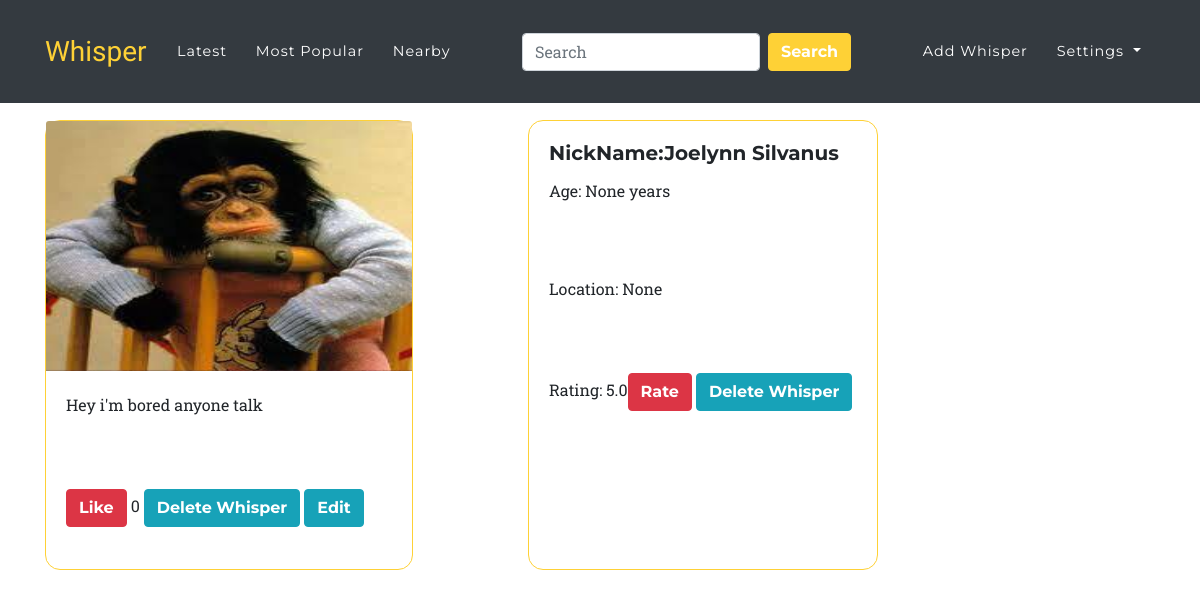
Page /story/1/ (signed in) on the committed database.
### posts/models.py (models this page shows, shortened)
class WhisperBase(models.Model):
    creator=models.ForeignKey(Profile, on_delete=models.CASCADE, related_name= '%(model_name)s')
    text=models.TextField(max_length=100)
    image=models.ImageField(blank=True, null=True, upload_to='whisper_images/', default=generate_random_pic) #found in accounts.names.py
    likes=models.PositiveSmallIntegerField(default=0)
    categories=models.ManyToManyField(Category, null=True, blank=True)
    comments=models.PositiveSmallIntegerField(default=0)
    time_stamp=models.DateTimeField(auto_now_add=True)
    is_liked=models.BooleanField(default=False)
    class Meta:
        abstract=True

class Whisper(WhisperBase):
    class Meta:
        abstract=False
        get_latest_by='-time_stamp'

### accounts/models.py (models this page shows)
class Profile(models.Model):
    Ages=(
        (1, '14-16'),
        (2, '17-19'),
        (3, '20-24'),
        (4, '25-30'),
        (5, '31-40'),
        (6, '+40')
    )
    owner=models.OneToOneField(User, on_delete=models.CASCADE, unique=True)
    nickname=models.CharField(max_length=80, default=generate_nickname) #found in accounts.names.py
    age=models.IntegerField(choices=Ages, null=True, blank=True)
    rating=models.FloatField(default=5.0)
    number_of_ratings=models.PositiveSmallIntegerField(default=0)
    location=models.GenericIPAddressField(null=True, blank=True)
    def __str__(self):
        return self.nickname

### posts/views.py (the view)
# urls.py: path('story/<int:pk>/', WhisperDetail.as_view(), name='whisper-detail'),
class WhisperDetail(DetailView):
    model = Whisper
    template_name = 'whisper_detail.html'
    context_object_name = 'whisper'

### posts/templates/whisper_detail.html (shortened to what this page needs)
{% extends 'base.html' %}
 {% block nav %}
    <nav class="navbar navbar-expand-lg navbar-dark bg-dark fixed-top " id="mainNav">
        {% endblock %}
 {% block content %}
        <div class="container list">
            <div class="row">
           <div class="col-5  mr-2">
            <div class="card" style='width: 23rem; '>
              <img class="card-img-top" src="{{whisper.image.url}}" style="height:250px" alt="Card image cap">
              <div class="card-body">
                <p class="card-text">{{ whisper.text}}</p>
                  <a href="{% url 'posts:like-whisper-detail' whisper.pk %}" class="btn btn-danger btn-like">
                      {% if whisper.is_liked %}dislike {%else%}Like{% endif %}</a> {{ whisper.likes}}
                  {% if whisper.creator == user.profile %}
                  <a href="{% url 'posts:delete-whisper' whisper.pk%}" class="btn btn-info">Delete Whisper</a>
                  <a href="{% url 'posts:update-whisper' whisper.pk%}" class="btn btn-info">Edit</a>
                  {% endif %}
              </div>
            </div>
           </div>
                  <div class="col-4">
                <div class="card" >
              <div class="card-body">
                <h5 class="card-title">NickName:{{ whisper.creator }}</h5>
                <p class="card-text">Age: {{ whisper.creator.age}} years</p>
                  <p class="card-text">Location: {{ whisper.creator.location}}</p>
                   Rating: {{ whisper.creator.rating }}<a href="#" class="btn btn-danger">Rate</a>
                  {% if whisper.creator == user.profile %}
                  <a href="{% url 'posts:delete-whisper' whisper.pk%}" class="btn btn-info">Delete Whisper</a>
                  {% endif %}
              </div>
            </div>
        </div>
</div>
        </div>
        <div class="container">
        <div class="row mt-3">
            <div class="col-4">
            </div>
        </div>
        </div>
 {% endblock %}

### static/css/base.css (style rules this page uses)
body { overflow-x: hidden; font-family: 'Roboto Slab', 'Helvetica Neue', Helvetica, Arial, sans-serif; }
p { line-height: 1.75; }
a { color: #fed136; }
h1, h2, h3, h4, h5, h6 { font-weight: 700; font-family: 'Montserrat', 'Helvetica Neue', Helvetica, Arial, sans-serif; }
.btn { font-family: 'Montserrat', 'Helvetica Neue', Helvetica, Arial, sans-serif; font-weight: 700; }
@media (min-width: 992px) { #mainNav { padding-top: 25px; padding-bottom: 25px; -webkit-transition: padding-top 0.3s, padding-bottom 0.3s; -moz-transition: padding-top 0.3s, padding-bottom 0.3s; transition: padding-top 0.3s, padding-bottom 0.3s; border: none; background-color: transparent; } }
.list { margin-top: 120px; }
.card { border-radius: 15px; border-color: #fed136; height: 450px; }
.card-text { margin-bottom: 70px; }

### rows in the picture
Whisper: image (picture), text "Hey i'm bored anyone talk", likes "0", creator "Joelynn Silvanus", creator.age "None", creator.location "None", creator.rating "5.0"
